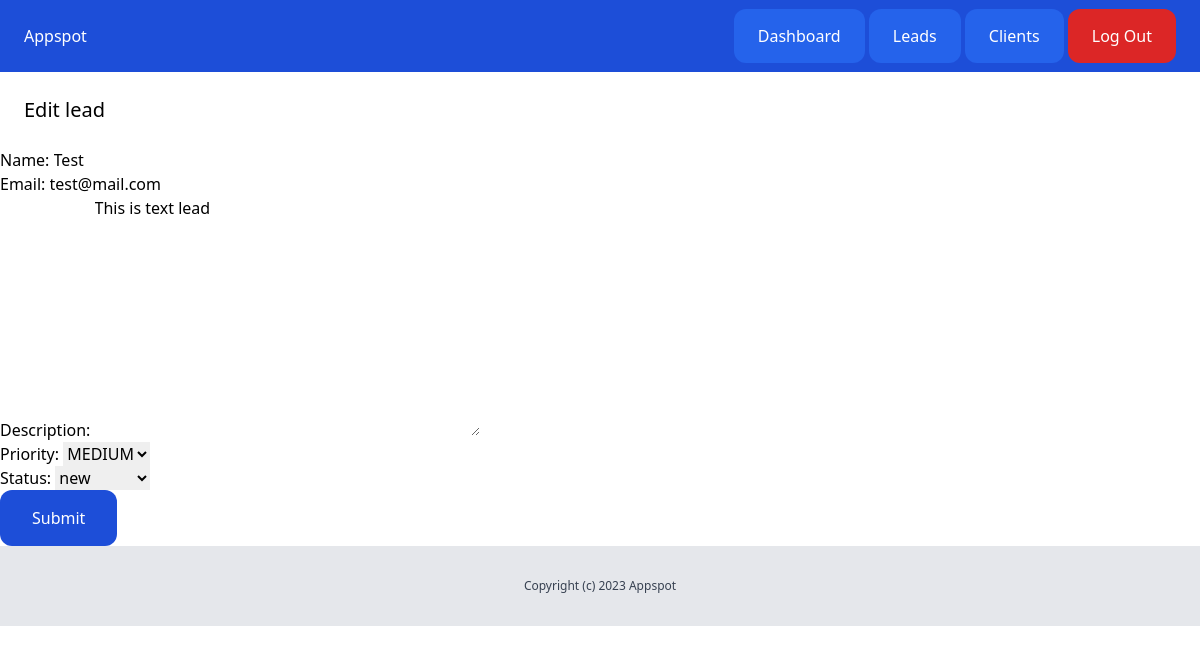
/dashboard/leads/dashboard/leads/1/edit/ (signed in), run on the app's committed database.
### lead/models.py (models this page shows, shortened)
class Lead(models.Model):
    LOW = 'low'
    MEDIUM = 'medium'
    HIGH = 'high'
    CHOICE_PRIORITY = (
        (LOW, 'LOW'),
        (MEDIUM, 'MEDIUM'),
        (HIGH, 'HIGH'),
    )
    NEW = 'new'
    CONTACTED = 'contacted'
    WON = 'won'
    LOST = 'lost'
    CHOICE_STATUS = (
        (NEW, 'new'),
        (CONTACTED, 'contacted'),
        (WON, 'won'),
        (LOST, 'lost')
    )
    name = models.CharField(max_length=255)
    email = models.EmailField()
    description = models.TextField(blank=True, null=True)
    priority = models.CharField(max_length=10, choices=CHOICE_PRIORITY, default=MEDIUM)
    status = models.CharField(max_length=10, choices=CHOICE_STATUS, default=NEW)
    converted_to_client = models.BooleanField(default=False)
    created_by = models.ForeignKey(User, related_name='leads', on_delete=models.CASCADE)
    created_at = models.DateTimeField(auto_now_add=True)
    modified_at = models.DateTimeField(auto_now=True)

### lead/views.py (the view)
# urls.py: path('dashboard/leads/<int:pk>/edit/', leads_edit, name='leads_edit'),
@login_required
def leads_edit(request, pk):
    lead = get_object_or_404(Lead, created_by=request.user, pk=pk)
    if request.method == 'POST':
        form = AddLeadForm(request.POST, instance=lead)
        if form.is_valid():
            form.save()
            messages.success(request, "Successfully edited the lead")
            return redirect('leads_list')
    else:
        form = AddLeadForm(instance=lead)
    return render(request, 'lead/edit_lead.html', {'form': form, 'lead': lead})

### lead/forms.py
class AddLeadForm(forms.ModelForm):
    class Meta:
        model = Lead
        fields = ['name', 'email', 'description', 'priority', 'status']

### lead/templates/lead/edit_lead.html (shortened to what this page needs)
{% extends 'core/base.html' %}
{% block content %}
<h1 class="text-xl py-6 px-6">Edit lead</h1>
<form action="{% url 'leads_edit' pk=lead.pk %}" method="post">
    {{ form.as_p }}
    <button class="py-4 px-8 bg-blue-700 text-white rounded-xl">Submit</button>
</form>
{% endblock %}

### data on the page
Lead: name "Test", email "test@mail.com", description "This is text lead", priority "MEDIUM", status "new"
